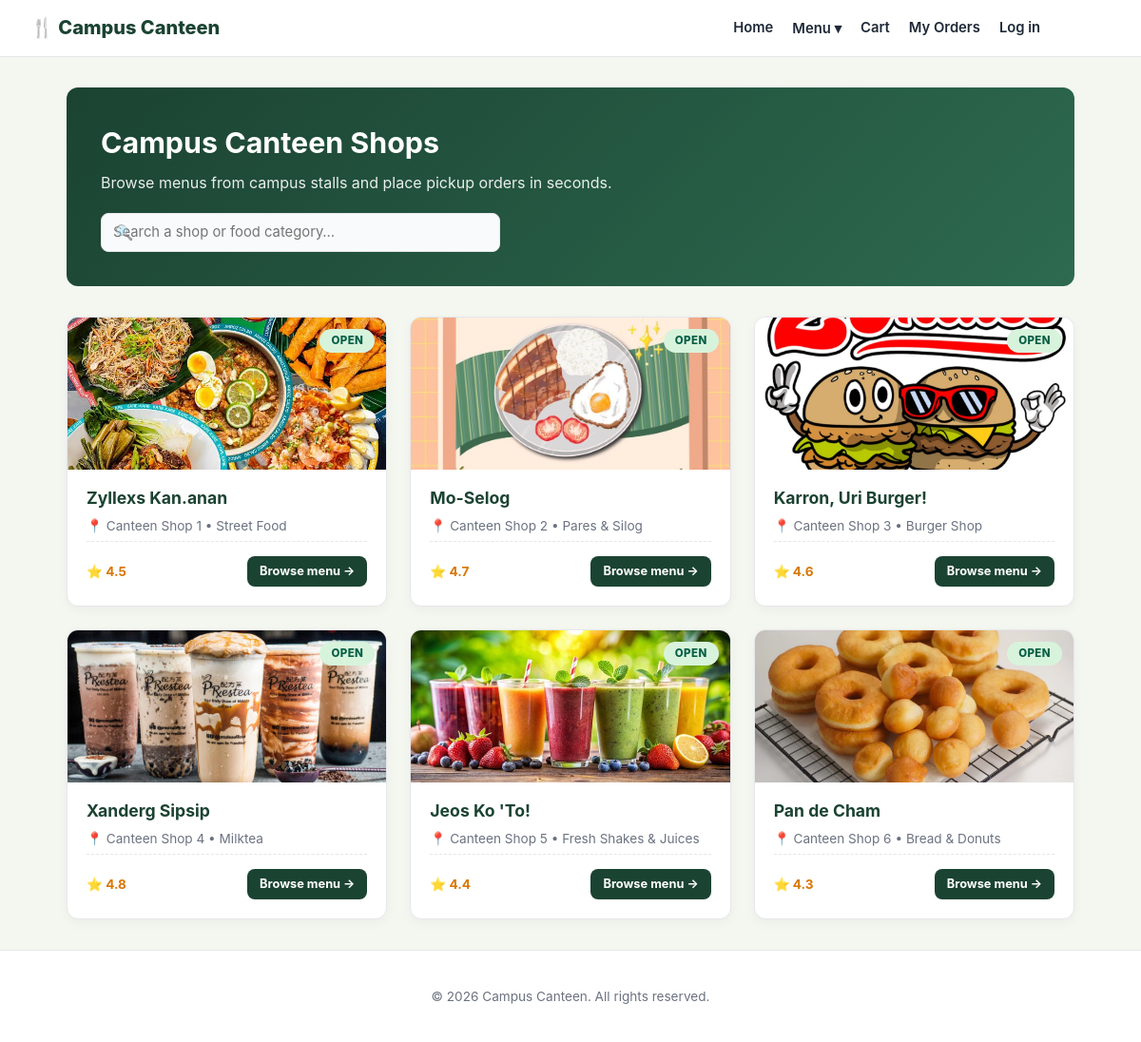
The page / on the database its author committed.
### tables this page shows
CREATE TABLE `shops` (
  `id` int(11) NOT NULL AUTO_INCREMENT,
  `name` varchar(255) NOT NULL,
  `category` varchar(100) DEFAULT NULL,
  `location` varchar(100) DEFAULT NULL,
  `rating` varchar(10) DEFAULT '4.5',
  `status` varchar(20) DEFAULT 'Open',
  `image` varchar(255) DEFAULT NULL,
  PRIMARY KEY (`id`)
);

### functions.php (called while the page is built, shortened)
<?php
function e(?string $value): string
{
    return htmlspecialchars((string) $value, ENT_QUOTES | ENT_SUBSTITUTE, 'UTF-8');
}
function is_logged_in(): bool
{
    return isset($_SESSION['user_id']);
}
function current_role(): string
{
    return strtolower((string) ($_SESSION['role'] ?? 'guest'));
}
function is_staff(): bool
{
    return in_array(current_role(), ['staff', 'admin'], true);
}
function get_stores(mysqli $conn): array
{
    $result = $conn->query('SELECT * FROM shops ORDER BY id ASC');
    return $result->fetch_all(MYSQLI_ASSOC);
}
function store_is_open(array $store): bool
{
    return strcasecmp(trim((string) ($store['status'] ?? 'Closed')), 'Open') === 0;
}

### index.php (the view, shortened to what this page needs)
<?php
require_once __DIR__ . '/db.php';
try {
    $stores = get_stores($conn);
} catch (mysqli_sql_exception $e) {
    http_response_code(500);
    exit(
        '<!doctype html><meta charset="utf-8"><title>Setup required</title>'
        . '<div style="font-family:system-ui;max-width:600px;margin:4rem auto;padding:2rem;'
        . 'border:1px solid #e5e7eb;border-radius:12px">'
        . '<h2 style="color:#991b1b;margin-top:0">Database tables are missing</h2>'
        . '<p>Import <code>database/campus_canteen.sql</code> into the '
        . '<code>campus_canteen</code> database (phpMyAdmin → Import), then reload this page.</p>'
        . '</div>'
    );
}
$isStaffView = is_staff();
?>
<!DOCTYPE html>
<html lang="en">
<head>
    <link rel="stylesheet" href="style.css">
</head>
<body>
<?php require __DIR__ . '/header.php'; ?>
<main class="container">
    <section class="hero">
        <h1>Campus Canteen Shops</h1>
        <p>Browse menus from campus stalls and place pickup orders in seconds.</p>
        <div class="search-box">
            <span>🔍</span>
            <input type="text" id="storeSearch" placeholder="Search a shop or food category…" autocomplete="off">
        </div>
    </section>
    <?php if (!$stores): ?>
        <div class="empty-state">
            <h3>No shops yet</h3>
            <p>Seed the <code>shops</code> table to get started.</p>
        </div>
    <?php else: ?>
        <div class="shop-grid" id="shopGrid">
            <?php foreach ($stores as $store): ?>
                <?php
                    $storeId = (int) $store['id'];
                    $open = store_is_open($store);
                    $canToggle = $isStaffView
                        && (current_role() === 'admin' || current_store_id() === $storeId);
                ?>
                <article class="shop-card" data-search="<?= e(strtolower($store['name'] . ' ' . $store['category'])) ?>">
                    <div class="shop-media">
                        <img src="<?= e($store['image'] ?: 'images/placeholder.jpg') ?>"
                             alt="<?= e($store['name']) ?>" loading="lazy">
                        <span class="status-badge <?= $open ? 'badge-open' : 'badge-closed' ?>">
                            <?= $open ? 'Open' : 'Closed' ?>
                        </span>
                    </div>
                    <div class="shop-body">
                        <h3><?= e($store['name']) ?></h3>
                        <div class="shop-meta">
                            📍 <?= e($store['location']) ?> &bull; <?= e($store['category']) ?>
                        </div>
                        <div class="shop-actions">
                            <?php if ($canToggle): ?>
                                <form method="post" class="inline-form">
                                    <?= csrf_field() ?>
                                    <input type="hidden" name="toggle_store_id" value="<?= $storeId ?>">
                                    <button type="submit" class="btn btn-sm <?= $open ? 'btn-danger' : 'btn-secondary' ?>">
                                        Set <?= $open ? 'closed' : 'open' ?>
                                    </button>
                                </form>
                            <?php else: ?>
                                <span class="rating">⭐ <?= e($store['rating'] ?: '4.5') ?></span>
                            <?php endif; ?>
                            <a class="btn btn-primary btn-sm" href="menu.php?store_id=<?= $storeId ?>">
                                Browse menu →
                            </a>
                        </div>
                    </div>
                </article>
            <?php endforeach; ?>
        </div>
    <?php endif; ?>
</main>
<?php require __DIR__ . '/footer.php'; ?>
</body>
</html>

### header.php (shortened to what this page needs)
<?php
$navLoggedIn = is_logged_in();
?>
<header class="site-header">
    <a class="brand" href="index.php">🍴 <?= e(APP_NAME) ?></a>
    <nav class="site-nav">
        <a href="index.php">Home</a>
        <div class="nav-dropdown">
            <button type="button" class="nav-dropbtn">Menu ▾</button>
        </div>
        <a href="cart.php">Cart<span id="cart-count" class="cart-count" hidden>0</span></a>
        <a href="my_orders.php">My Orders</a>
        <?php if ($navLoggedIn): ?>
            <span class="nav-user">Hi, <?= e($_SESSION['user_name'] ?? 'there') ?></span>
            <form method="post" action="logout.php" class="inline-form">
                <?= csrf_field() ?>
                <button type="submit" class="link-button">Log out</button>
            </form>
        <?php else: ?>
            <a href="login.php">Log in</a>
            <a class="nav-cta" href="register.php">Sign up</a>
        <?php endif; ?>
    </nav>
</header>

### footer.php
<footer class="site-footer">
    <p>&copy; <?= date('Y') ?> <?= e(APP_NAME) ?>. All rights reserved.</p>
</footer>
</body>
</html>

### style.css (style rules this page uses)
:root { --forest: #1B4332; --green: #2D6A4F; --green-accent: #40916C; --green-soft: #D8F3DC; --bg: #F4F6F0; --card: #FFFFFF; --border: #E5E7EB; --text: #1F2937; --muted: #6B7280; --danger: #991B1B; --danger-soft: #FEE2E2; --warning: #92400E; --warning-soft: #FEF3C7; --info: #0369A1; --info-soft: #E0F2FE; --radius: 12px; --shadow: 0 4px 12px rgba(0, 0, 0, 0.04); }
* { box-sizing: border-box; }
html, body { margin: 0; padding: 0; }
body { background: var(--bg); color: var(--text); font-family: -apple-system, BlinkMacSystemFont, "Segoe UI", Roboto, Helvetica, Arial, sans-serif; line-height: 1.5; min-height: 100vh; display: flex; flex-direction: column; }
a { color: var(--green); }
h1, h2, h3 { color: var(--forest); }
img { max-width: 100%; display: block; }
.site-header { background: var(--card); border-bottom: 1px solid var(--border); padding: 0.9rem 2rem; display: flex; align-items: center; justify-content: space-between; gap: 1rem; position: sticky; top: 0; z-index: 100; flex-wrap: wrap; }
.brand { font-size: 1.25rem; font-weight: 800; color: var(--forest); text-decoration: none; white-space: nowrap; }
.site-nav { display: flex; align-items: center; gap: 1.25rem; flex-wrap: wrap; }
.site-nav > a, .nav-dropbtn { color: var(--text); text-decoration: none; font-weight: 600; font-size: 0.925rem; background: none; border: none; padding: 0; cursor: pointer; font-family: inherit; display: inline-flex; align-items: center; gap: 4px; }
.nav-cta { background: var(--forest); color: #fff !important; padding: 0.45rem 0.9rem; border-radius: 8px; font-size: 0.85rem; }
.nav-dropdown { position: relative; }
.container { width: 100%; max-width: 1100px; margin: 0 auto; padding: 2rem 1.25rem; flex: 1; }
.site-footer { border-top: 1px solid var(--border); padding: 1.5rem; text-align: center; color: var(--muted); font-size: 0.85rem; background: var(--card); }
.btn { display: inline-flex; align-items: center; justify-content: center; gap: 6px; padding: 0.6rem 1.1rem; border-radius: 8px; border: 1px solid transparent; font-size: 0.9rem; font-weight: 700; text-decoration: none; cursor: pointer; font-family: inherit; transition: background 0.15s, color 0.15s, border-color 0.15s; }
.btn-primary { background: var(--forest); color: #fff; }
.btn-sm { padding: 0.35rem 0.75rem; font-size: 0.8rem; }
.status-badge { display: inline-block; padding: 4px 12px; border-radius: 999px; font-size: 0.72rem; font-weight: 800; letter-spacing: 0.4px; text-transform: uppercase; white-space: nowrap; }
.badge-open { background: var(--green-soft); color: #065F46; }
.hero { background: linear-gradient(135deg, var(--forest) 0%, var(--green) 100%); color: #fff; border-radius: var(--radius); padding: 2.25rem; margin-bottom: 2rem; }
.hero h1 { color: #fff; margin: 0 0 0.4rem; font-size: 1.9rem; }
.hero p { margin: 0 0 1.25rem; opacity: 0.9; }
.search-box { max-width: 420px; position: relative; }
.search-box input { width: 100%; padding: 0.75rem 1rem 0.75rem 2.5rem; border: none; border-radius: 10px; font-size: 0.95rem; background: #fff; color: var(--text); }
.search-box span { position: absolute; left: 0.9rem; top: 50%; transform: translateY(-50%); opacity: 0.6; }
.shop-grid { display: grid; grid-template-columns: repeat(auto-fill, minmax(300px, 1fr)); gap: 1.5rem; }
.shop-card { background: var(--card); border: 1px solid var(--border); border-radius: var(--radius); overflow: hidden; display: flex; flex-direction: column; box-shadow: var(--shadow); }
.shop-media { position: relative; height: 160px; background: #E5E7EB; }
.shop-media img { width: 100%; height: 100%; object-fit: cover; }
.shop-media .status-badge { position: absolute; top: 12px; right: 12px; }
.shop-body { padding: 1.1rem 1.25rem 1.25rem; display: flex; flex-direction: column; gap: 0.35rem; flex: 1; }
.shop-body h3 { margin: 0; font-size: 1.1rem; }
.shop-meta { color: var(--muted); font-size: 0.85rem; }
.shop-actions { display: flex; align-items: center; justify-content: space-between; gap: 0.75rem; margin-top: auto; padding-top: 0.9rem; border-top: 1px dashed var(--border); }
.rating { color: #D97706; font-size: 0.85rem; font-weight: 700; }
input[type="text"], input[type="email"], input[type="password"], input[type="number"], input[type="file"], select, textarea { width: 100%; padding: 0.65rem 0.75rem; border: 1px solid var(--border); border-radius: 8px; background: #F9FAFB; font-family: inherit; font-size: 0.925rem; color: var(--text); }

### rows shown on the page
shops: image (picture), status "OPEN", name "Zyllexs Kan.anan", location "Canteen Shop 1", category "Street Food", rating "4.5"
shops: image (picture), status "OPEN", name "Mo-Selog", location "Canteen Shop 2", category "Pares & Silog", rating "4.7"
shops: image (picture), status "OPEN", name "Karron, Uri Burger!", location "Canteen Shop 3", category "Burger Shop", rating "4.6"
shops: image (picture), status "OPEN", name "Xanderg Sipsip", location "Canteen Shop 4", category "Milktea", rating "4.8"
shops: image (picture), status "OPEN", name "Jeos Ko 'To!", location "Canteen Shop 5", category "Fresh Shakes & Juices", rating "4.4"
shops: image (picture), status "OPEN", name "Pan de Cham", location "Canteen Shop 6", category "Bread & Donuts", rating "4.3"

### other values the page prints
APP_NAME "Campus Canteen"
